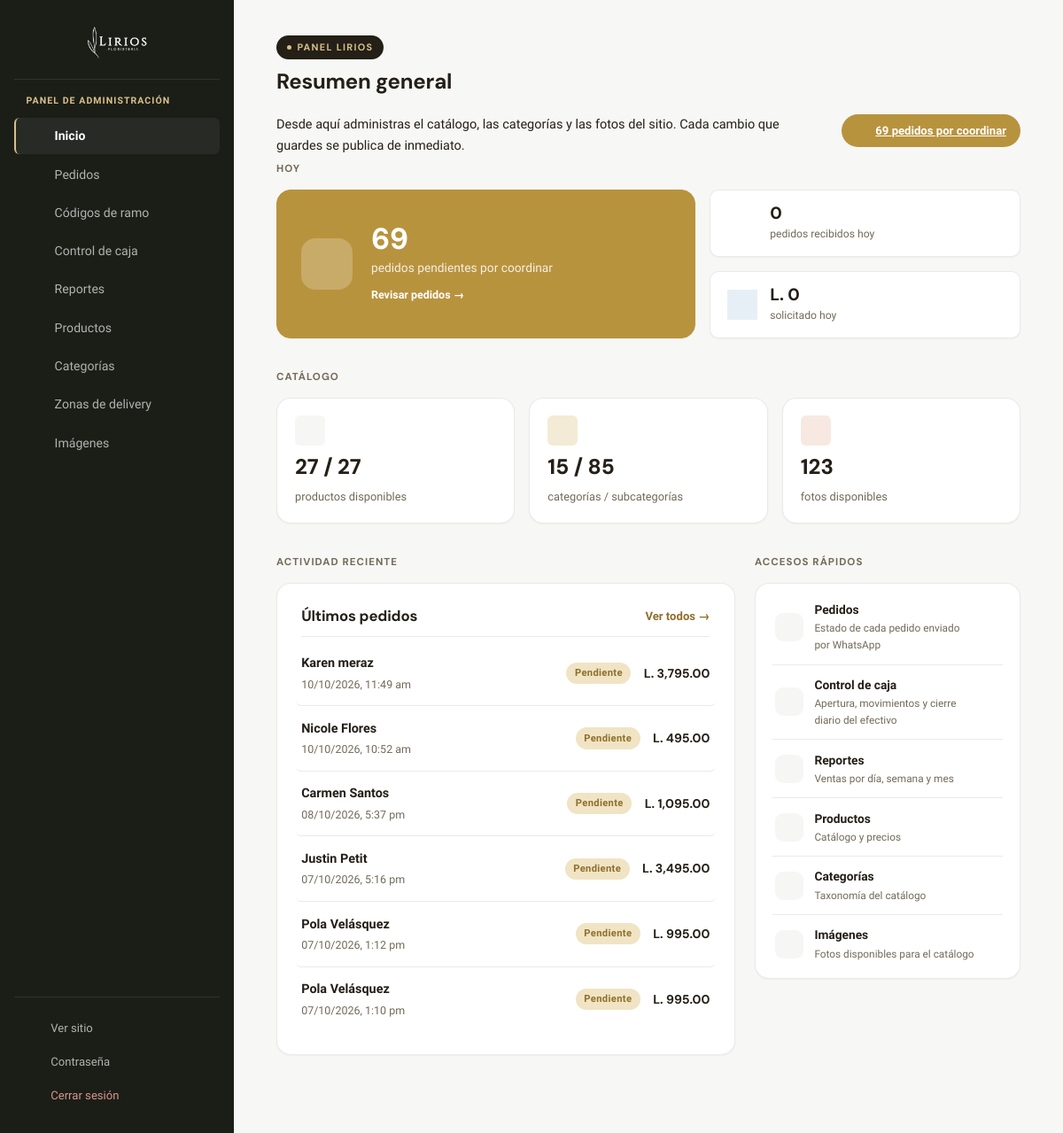
Screenshot of /admin/dashboard.php (signed in) with the database file from the repository.
### tables this page shows
CREATE TABLE pedidos (
  id                   INT AUTO_INCREMENT PRIMARY KEY,
  cliente_nombre       VARCHAR(150) DEFAULT NULL,
  telefono             VARCHAR(30) DEFAULT NULL,
  fecha_entrega        DATE DEFAULT NULL,
  hora_entrega         VARCHAR(20) DEFAULT NULL,
  tipo_entrega         VARCHAR(40) DEFAULT NULL,
  direccion            VARCHAR(300) DEFAULT NULL,
  zona_delivery_id     INT DEFAULT NULL,
  zona_delivery_nombre VARCHAR(100) DEFAULT NULL,  
  costo_delivery       DECIMAL(10,2) NOT NULL DEFAULT 0,
  dedicatoria          VARCHAR(300) DEFAULT NULL,
  forma_pago           VARCHAR(100) DEFAULT NULL,
  nota                 VARCHAR(500) DEFAULT NULL,
  ip                   VARCHAR(45) DEFAULT NULL,
  estado               ENUM('pendiente','coordinado','entregado') NOT NULL DEFAULT 'pendiente',
  total                DECIMAL(10,2) NOT NULL,
  origen               ENUM('web','manual') NOT NULL DEFAULT 'web',   
  descripcion          VARCHAR(500) DEFAULT NULL,          
  creado_en            DATETIME NOT NULL DEFAULT CURRENT_TIMESTAMP,
  FOREIGN KEY (zona_delivery_id) REFERENCES zonas_delivery(id) ON DELETE SET NULL
);

### config/db.php (called while the page is built, shortened)
<?php
function db(): PDO
{
    static $pdo = null;
    if ($pdo === null) {
        try {
            $pdo = new PDO(
                'mysql:host=' . DB_HOST . ';dbname=' . DB_NAME . ';charset=utf8mb4',
                DB_USER,
                DB_PASS,
                [
                    PDO::ATTR_ERRMODE => PDO::ERRMODE_EXCEPTION,
                    PDO::ATTR_DEFAULT_FETCH_MODE => PDO::FETCH_ASSOC,
                    PDO::ATTR_EMULATE_PREPARES => false,
                ]
            );
        } catch (PDOException $e) {
            error_log('[lirios] No se pudo conectar a la base de datos: ' . $e->getMessage());
            fallar_conexion_bd();
        }
    }
    return $pdo;
}

### admin/includes/functions.php (called while the page is built, shortened)
<?php
function e(?string $texto): string
{
    return htmlspecialchars((string) $texto, ENT_QUOTES, 'UTF-8');
}

### admin/dashboard.php (the view, shortened to what this page needs)
<?php
require_once __DIR__ . '/includes/functions.php';
require_once __DIR__ . '/includes/layout.php';
$totalProductos = (int) db()->query('SELECT COUNT(*) FROM productos')->fetchColumn();
$totalDisponibles = (int) db()->query('SELECT COUNT(*) FROM productos WHERE disponible = 1')->fetchColumn();
$totalCategorias = (int) db()->query('SELECT COUNT(*) FROM categorias')->fetchColumn();
$totalSubcategorias = (int) db()->query('SELECT COUNT(*) FROM subcategorias')->fetchColumn();
$imagenes = is_dir(IMAGENES_DIR)
    ? glob(IMAGENES_DIR . '/*.{jpg,jpeg,png,webp}', GLOB_BRACE)
    : [];
$stmtHoy = db()->prepare('SELECT COUNT(*) AS pedidos, COALESCE(SUM(total),0) AS ingresos FROM pedidos WHERE creado_en >= ?');
$stmtHoy->execute([date('Y-m-d') . ' 00:00:00']);
$hoy = $stmtHoy->fetch();
$pedidosHoy = (int) $hoy['pedidos'];
$ingresosHoy = (float) $hoy['ingresos'];
$pedidosPendientes = (int) db()->query("SELECT COUNT(*) FROM pedidos WHERE estado = 'pendiente'")->fetchColumn();
$pedidosRecientes = db()->query(
    'SELECT id, cliente_nombre, total, estado, creado_en FROM pedidos ORDER BY creado_en DESC LIMIT 6'
)->fetchAll();
$accesos = [
    ['pedidos.php', 'pedidos', 'Pedidos', 'Estado de cada pedido enviado por WhatsApp'],
    ['caja.php', 'caja', 'Control de caja', 'Apertura, movimientos y cierre diario del efectivo'],
    ['reportes.php', 'reportes', 'Reportes', 'Ventas por día, semana y mes'],
    ['productos.php', 'productos', 'Productos', 'Catálogo y precios'],
    ['categorias.php', 'categorias', 'Categorías', 'Taxonomía del catálogo'],
    ['subir-imagen.php', 'imagenes', 'Imágenes', 'Fotos disponibles para el catálogo'],
];
?>
<div class="dash-intro-row">
  <p class="intro">Desde aquí administras el catálogo, las categorías y las fotos del sitio. Cada cambio que guardes se publica de inmediato.</p>
  <?php if ($pedidosPendientes > 0): ?>
    <a href="pedidos.php" class="estado-pill alerta"><?= admin_icono('pedidos') ?> <?= $pedidosPendientes ?> <?= $pedidosPendientes === 1 ? 'pedido por coordinar' : 'pedidos por coordinar' ?></a>
  <?php else: ?>
    <span class="estado-pill ok"><?= admin_icono('check') ?> Todo al día</span>
  <?php endif; ?>
</div>
<div class="dash-section">
  <span class="section-label">Hoy</span>
  <div class="hero-grid">
    <a href="pedidos.php" class="hero-tile <?= $pedidosPendientes > 0 ? 'alerta' : '' ?>">
      <span class="hero-icono"><?= admin_icono($pedidosPendientes > 0 ? 'pedidos' : 'check') ?></span>
      <div>
        <span class="hero-num"><?= $pedidosPendientes ?></span>
        <span class="hero-lbl"><?= $pedidosPendientes > 0 ? ($pedidosPendientes === 1 ? 'pedido pendiente por coordinar' : 'pedidos pendientes por coordinar') : 'pedidos pendientes — no hay nada esperando' ?></span>
        <span class="hero-cta">Revisar pedidos →</span>
      </div>
    </a>
    <div class="hero-stack">
      <div class="mini-tile">
        <span class="kpi-icono"><?= admin_icono('reportes') ?></span>
        <div>
          <span class="num"><?= $pedidosHoy ?></span>
          <span class="lbl">pedidos recibidos hoy</span>
        </div>
      </div>
      <div class="mini-tile">
        <span class="kpi-icono azul"><?= admin_icono('reportes') ?></span>
        <div>
          <span class="num">L. <?= number_format($ingresosHoy, 0) ?></span>
          <span class="lbl">solicitado hoy</span>
        </div>
      </div>
    </div>
  </div>
</div>
<div class="dash-section">
  <span class="section-label">Catálogo</span>
  <div class="kpi-grid">
    <div class="kpi-tile">
      <span class="kpi-icono"><?= admin_icono('productos') ?></span>
      <span class="num"><?= $totalDisponibles ?> / <?= $totalProductos ?></span>
      <span class="lbl">productos disponibles</span>
    </div>
    <div class="kpi-tile">
      <span class="kpi-icono salvia"><?= admin_icono('categorias') ?></span>
      <span class="num"><?= $totalCategorias ?> / <?= $totalSubcategorias ?></span>
      <span class="lbl">categorías / subcategorías</span>
    </div>
    <div class="kpi-tile">
      <span class="kpi-icono terracota"><?= admin_icono('imagenes') ?></span>
      <span class="num"><?= count($imagenes) ?></span>
      <span class="lbl">fotos disponibles</span>
    </div>
  </div>
</div>
<div class="dash-body">
  <div class="dash-section" style="margin-bottom:0">
    <span class="section-label">Actividad reciente</span>
    <div class="panel">
      <div class="panel-header">
        <h2>Últimos pedidos</h2>
        <a class="ver-todo" href="pedidos.php">Ver todos →</a>
      </div>
      <?php if (!$pedidosRecientes): ?>
        <div class="panel-empty">
          <span class="panel-empty-icono"><?= admin_icono('pedidos') ?></span>
          <p>Todavía no ha entrado ningún pedido. En cuanto una clienta envíe uno por WhatsApp, aparecerá aquí.</p>
        </div>
      <?php else: ?>
        <div class="activity-list">
          <?php foreach ($pedidosRecientes as $p): ?>
            <a class="activity-row" href="pedidos.php">
              <div class="activity-main">
                <strong><?= e($p['cliente_nombre'] ?: 'Sin nombre') ?></strong>
                <span><?= e(date('d/m/Y, g:i a', strtotime($p['creado_en']))) ?></span>
              </div>
              <div class="activity-meta">
                <span class="badge <?= e($p['estado']) ?>"><?= e(ESTADOS_PEDIDO[$p['estado']] ?? $p['estado']) ?></span>
                <span class="monto">L. <?= number_format((float) $p['total'], 2) ?></span>
              </div>
            </a>
          <?php endforeach; ?>
        </div>
      <?php endif; ?>
    </div>
  </div>
  <div class="dash-section" style="margin-bottom:0">
    <span class="section-label">Accesos rápidos</span>
    <div class="panel" style="padding:0.4rem 1.2rem">
      <nav class="rail-menu">
        <?php foreach ($accesos as [$url, $icono, $nombre, $descripcion]): ?>
          <a href="<?= e($url) ?>">
            <span class="rail-icono"><?= admin_icono($icono) ?></span>
            <span class="rail-texto"><strong><?= e($nombre) ?></strong><small><?= e($descripcion) ?></small></span>
            <span class="chevron"><?= admin_icono('chevron') ?></span>
          </a>
        <?php endforeach; ?>
      </nav>
    </div>
  </div>
</div>

### rows the page displays
pedidos: cliente_nombre "Karen meraz", creado_en "10/10/2026, 11:49 am", estado "Pendiente", total "3,795.00"
pedidos: cliente_nombre "Nicole Flores", creado_en "10/10/2026, 10:52 am", estado "Pendiente", total "495.00"
pedidos: cliente_nombre "Carmen Santos", creado_en "08/10/2026, 5:37 pm", estado "Pendiente", total "1,095.00"
pedidos: cliente_nombre "Justin Petit", creado_en "07/10/2026, 5:16 pm", estado "Pendiente", total "3,495.00"
pedidos: cliente_nombre "Pola Velásquez", creado_en "07/10/2026, 1:12 pm", estado "Pendiente", total "995.00"
pedidos: cliente_nombre "Pola Velásquez", creado_en "07/10/2026, 1:10 pm", estado "Pendiente", total "995.00"

### other values shown
$nombre "Inicio"
$nombre "Pedidos"
$nombre "Códigos de ramo"
$nombre "Control de caja"
$nombre "Reportes"
$nombre "Productos"
$nombre "Categorías"
$nombre "Zonas de delivery"
$nombre "Imágenes"
$titulo "Resumen general"
$pedidosPendientes "69"
$pedidosHoy "0"
$ingresosHoy "0"
$totalDisponibles "27"
$totalProductos "27"
